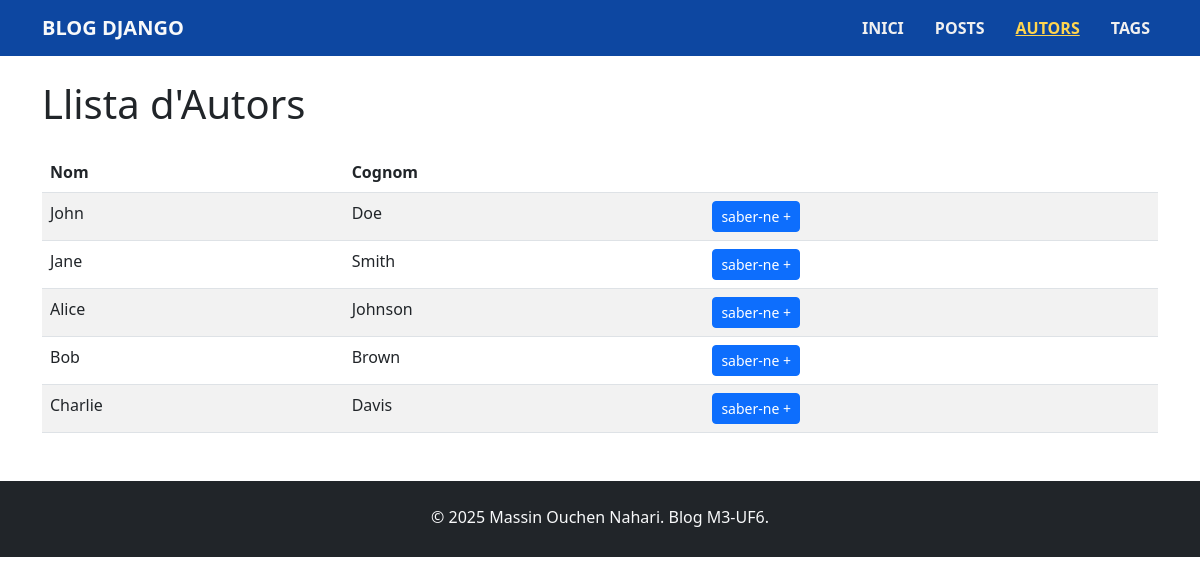
Before: /authors/ with the older database file.
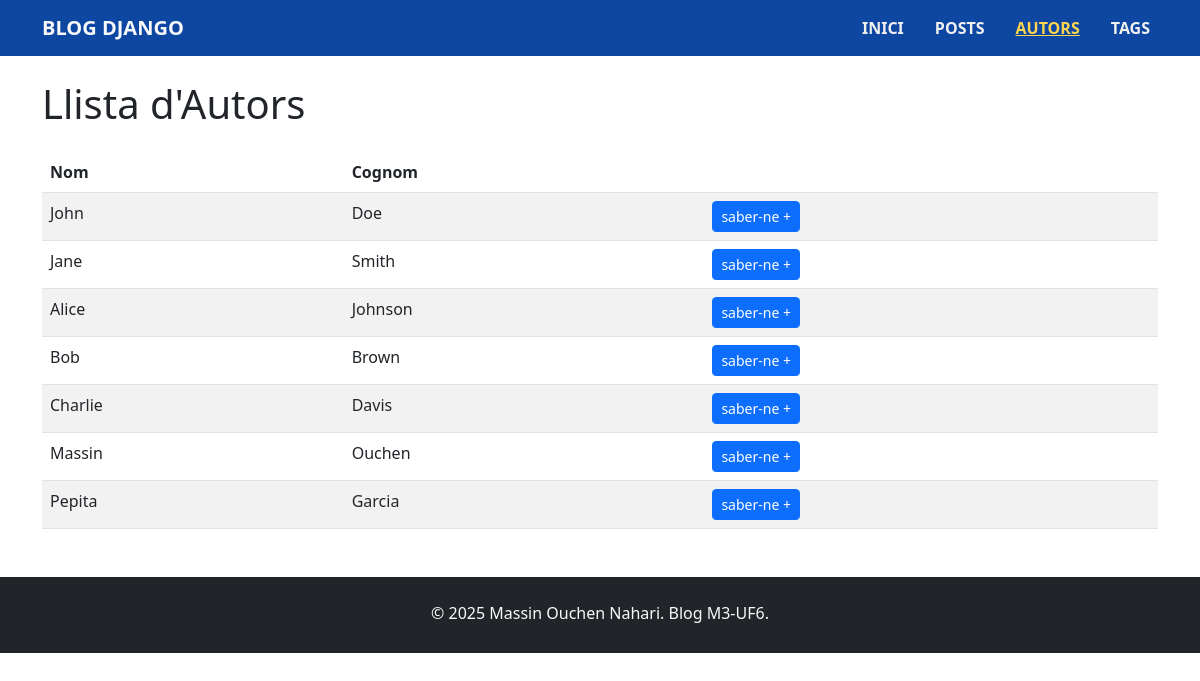
After: the same page with the newer database file.
### blog/models.py (models this page shows, shortened)
class Author(models.Model):
    first_name = models.CharField(max_length=100)
    last_name = models.CharField(max_length=100)
    email = models.EmailField(unique=True)

### blog/views.py (the view)
# urls.py: path('authors/', views.authors_list, name='authors'),
def authors_list(request):
    authors = Author.objects.all()
    return render(request, 'blog/authors_list.html', {'authors': authors})

### blog/templates/blog/authors_list.html
{% extends 'blog/base.html' %}
{% block content %}
  <h1 class="mb-4">Llista d'Autors</h1>
  <table class="table table-striped table-hover">
    <thead>
      <tr>
        <th>Nom</th>
        <th>Cognom</th>
        <th></th>
      </tr>
    </thead>
    <tbody>
      {% for author in authors %}
        <tr>
          <td>{{ author.first_name }}</td>
          <td>{{ author.last_name }}</td>
          <td>
            <a href="{% url 'author-detail' author.id %}" class="btn btn-primary btn-sm">saber-ne +</a>
          </td>
        </tr>
      {% endfor %}
    </tbody>
  </table>
{% endblock %}

Changed rows visible on the page:
added Author: first_name "Massin", last_name "Ouchen"
added Author: first_name "Pepita", last_name "Garcia"
